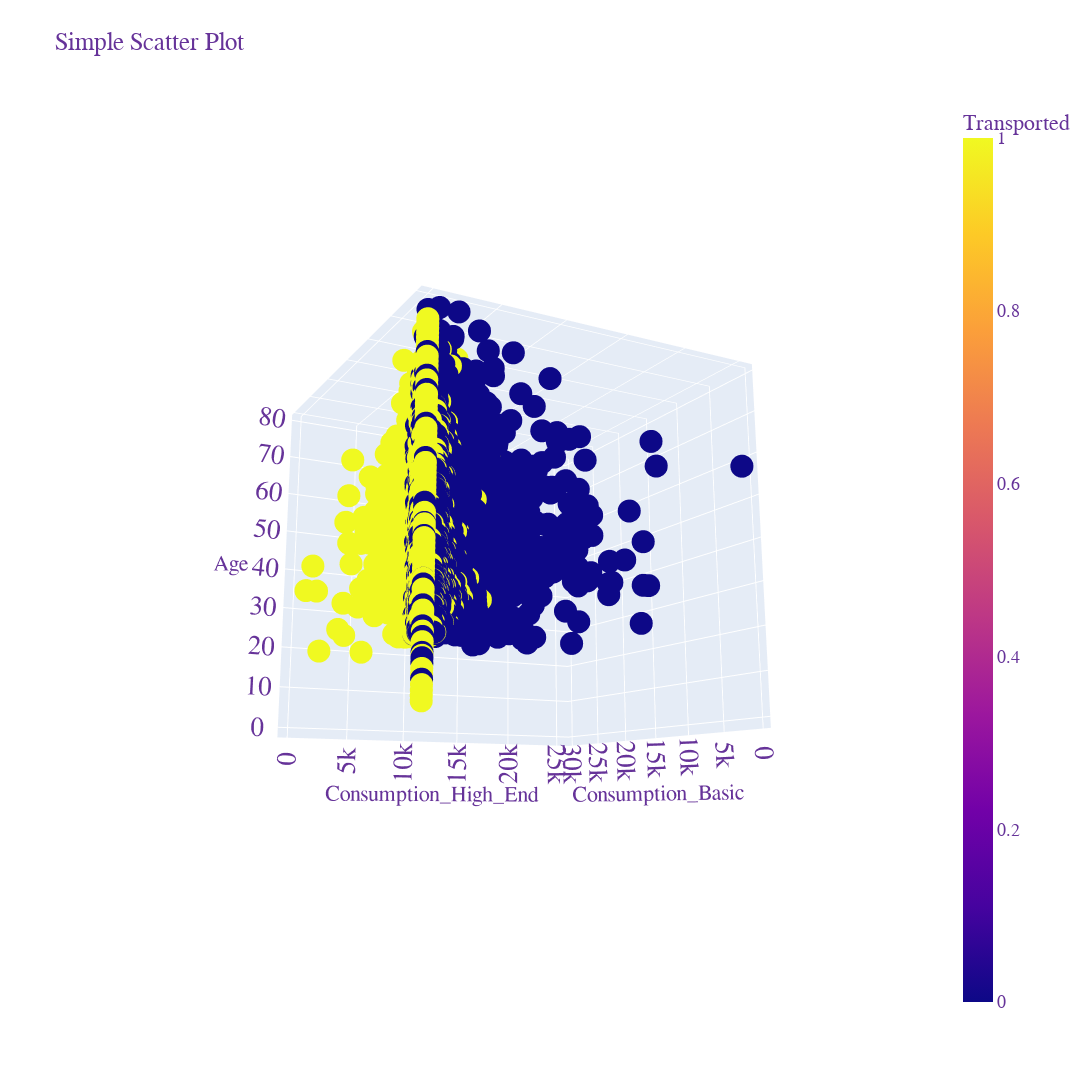

Notebook code for this chart:
### Code cell
# Create the scatter plot
fig = px.scatter_3d(df_train, x="Consumption_High_End", y="Consumption_Basic", z="Age",  color="Transported", title="Simple Scatter Plot")

# Updating layout for a better visualization
fig.update_layout(
    xaxis_title="Consumption_High_End",
    yaxis_title="Consumption_Basic",
    legend_title="Transported",
    font=dict(
        family="Courier New, monospace",
        size=18,
        color="RebeccaPurple"
    ),
    width=1200, height=1200
)
fig.update_xaxes(range=[0, 15000])  # Set x-axis range from 0 to 6
fig.update_yaxes(range=[0, 15000])  # Set y-axis range from 0 to 120000
# Show the plot
fig.show()

### Figure 1 — Plotly figure (JSON) as saved in the notebook; plotly's stock layout.template omitted (floating-point values rounded to 4 significant figures; data arrays with more than 128 entries replaced by an {"elided": "..."} marker saying what was removed)
{"data": [{"hovertemplate": "Consumption_High_End=%{x}<br>Consumption_Basic=%{y}<br>Age=%{z}<br>Transported=%{marker.color}<extra></extra>", "legendgroup": "", "marker": {"color": {"elided": "8659 int values"}, "coloraxis": "coloraxis", "symbol": "circle"}, "mode": "markers", "name": "", "scene": "scene", "showlegend": false, "type": "scatter3d", "x": {"elided": "8659 float values"}, "y": {"elided": "8659 float values"}, "z": {"elided": "8659 float values"}}], "layout": {"coloraxis": {"colorbar": {"title": {"text": "Transported"}}, "colorscale": [[0, "#0d0887"], [0.1111, "#46039f"], [0.2222, "#7201a8"], [0.3333, "#9c179e"], [0.4444, "#bd3786"], [0.5556, "#d8576b"], [0.6667, "#ed7953"], [0.7778, "#fb9f3a"], [0.8889, "#fdca26"], [1, "#f0f921"]]}, "font": {"color": "RebeccaPurple", "family": "Courier New, monospace", "size": 18}, "height": 1200, "legend": {"title": {"text": "Transported"}, "tracegroupgap": 0}, "scene": {"aspectmode": "auto", "aspectratio": {"x": 1, "y": 1, "z": 1}, "camera": {"center": {"x": 0, "y": 0, "z": 0}, "eye": {"x": -1.452, "y": -2.701, "z": -0.6961}, "projection": {"type": "perspective"}, "up": {"x": 0, "y": 0, "z": 1}}, "domain": {"x": [0, 1], "y": [0, 1]}, "xaxis": {"title": {"text": "Consumption_High_End"}, "type": "linear"}, "yaxis": {"title": {"text": "Consumption_Basic"}, "type": "linear"}, "zaxis": {"title": {"text": "Age"}, "type": "linear"}}, "title": {"text": "Simple Scatter Plot"}, "width": 1200, "xaxis": {"range": [0, 15000], "title": {"text": "Consumption_High_End"}}, "yaxis": {"range": [0, 15000], "title": {"text": "Consumption_Basic"}}}}
